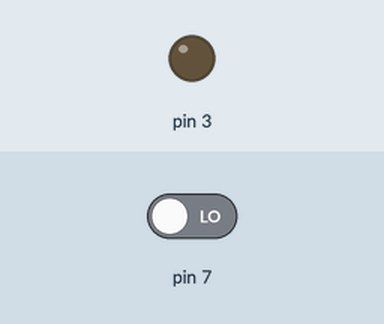
This sketch was run on a simulated Arduino Uno, built with avr-gcc and run on an emulated ATmega328P. Shown: output pins drawn as LEDs (lit = HIGH). Inputs (shaded band) come from the test bench; at power-on: pin 7 LOW.

Above: at 1.2 s.
1.3 s: pin 7 driven HIGH
At 2.2 s:
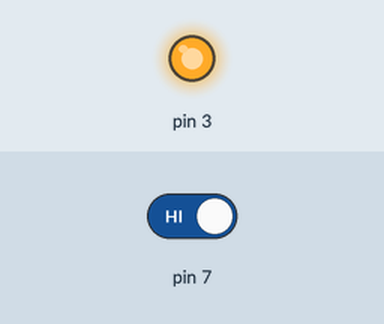
2.8 s: pin 7 driven LOW
At 3.4 s:
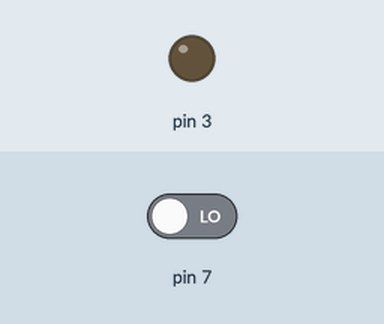
Timing chart, 0 to 5.8 s (numbered marks = the images above; inputs shaded):
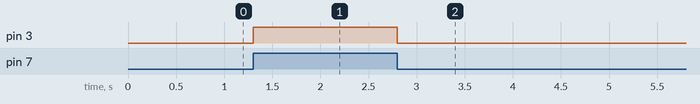

Measured:
- after the input at 1.3 s, pin 3: LOW → HIGH at once
- after the input at 2.8 s, pin 3: HIGH → LOW at once

The sketch:

ButtonTest.ino
```cpp
void setup() {
  // put your setup code here, to run once:
  pinMode(7,INPUT);
  pinMode(3,OUTPUT);
}

void loop() {
  // put your main code here, to run repeatedly:
  (digitalRead(7))?digitalWrite(3,HIGH):digitalWrite(3,LOW);
}
```
